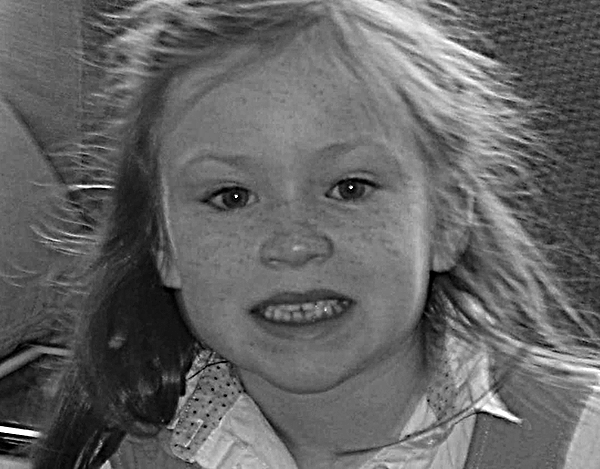
#> input picture girl.tif, 600 x 469 px
$ python test_image_aug.py
#> lines starting #> are read from the running program, lines starting #| are printed output that depends on the picture
#> in try_flip_vert, origin_img is the input picture: shape (469, 600, 3); min 0, max 255, mean 99.9
#| Shape of the original image is (469, 600, 3)
### augmentation/affine/flip.py
import numpy as np

def flip_vertical(origin_img):
    """Flips an image vertically

    Parameters:
    ----------
    origin_img
        original image to flip vertically

    Returns:
    -----
    out_img
        vertically flipped image
    """
    # find height and width
    im_height, im_width = origin_img.shape[:2]
#> im_height = 469; im_width = 600

    # build a vertical flip matrix
    vert_flip_mat = np.array([[-1, 0, im_height - 1], [0, 1, 0], [0, 0, 1]])
#> vert_flip_mat = [[-1, 0, 468], [0, 1, 0], [0, 0, 1]]

    # set size for output image
    out_img = np.zeros_like(origin_img)

    # transform each pixels
    for i_coor, j_coor in np.ndindex(origin_img.shape[:2]):
        x, y, _ = vert_flip_mat @ np.array([i_coor, j_coor, 1])

        if 0 < round(x) < origin_img.shape[0] and 0 < round(y) < origin_img.shape[1]:
            out_img[i_coor][j_coor] = origin_img[round(x)][round(y)]
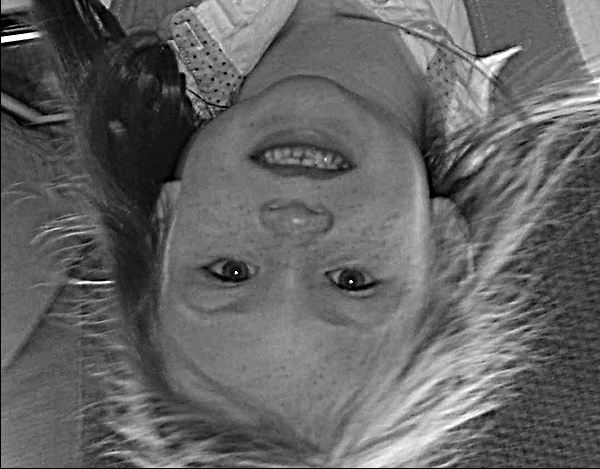
#> out_img: shape (469, 600, 3); min 0, max 255, mean 99.5

    # Return flipped image
    return out_img

# [31 lines left out: function flip_horizontal, not called in this run]

# Ideas: Rotation
"""
Rotation: http://datahacker.rs/003-how-to-resize-translate-flip-and-rotate-an-image-with-opencv/
Rotation: https://towardsdatascience.com/image-geometric-transformation-in-numpy-and-opencv-936f5cd1d315
Rotation: https://stackabuse.com/affine-image-transformations-in-python-with-numpy-pillow-and-opencv/

=> Use SHAP
"""

### test_image_aug.py
"""
Tryout script allowing user to test with all image augmentation method in one image
python ./test_image_aug.py
"""
from augmentation.affine.flip import *
from augmentation.affine.rotate import rotate
from augmentation.affine.translate import translate
from augmentation.affine.shear import *
from augmentation.frequency.frequency_filter import freq_filter
from augmentation.intensity.invert import invert
from augmentation.intensity.hist_equalization import hist_equalization
from augmentation.intensity.amf import amf
from augmentation.edge_detection.canny_edge import canny
from augmentation.frequency.frequency_filter import *

import numpy as np
import cv2 as cv
import matplotlib.pyplot as plt

def try_flip_vert():
    # Read in image of a girl
    origin_img = cv.imread("girl.tif")
    cv.imshow("Original", origin_img)
    print(f"Shape of the original image is {origin_img.shape}")

    # Flip vertically
    fv_img = flip_vertical(origin_img)
    cv.imshow("Vertical Flipped Image", fv_img)
    print(f"Shape of the augmented image is {fv_img.shape}")
#| Shape of the augmented image is (469, 600, 3)

    cv.waitKey(0)
    cv.destroyAllWindows() # Allow to press enter to delete all

# [209 lines left out: functions try_flip_hori, try_rand_rotate, try_translate, try_shear_vert, try_shear_hori, try_gauss_lpf and 9 more, not called in this run]

if __name__ == "__main__":
    try_flip_vert()
    # [15 lines of commented-out code are left out]
